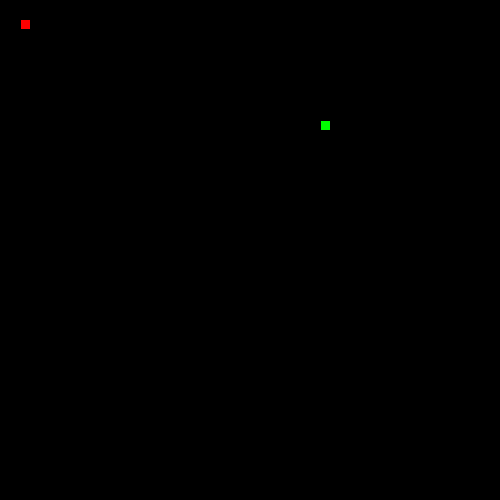
Frame 1 (no input)
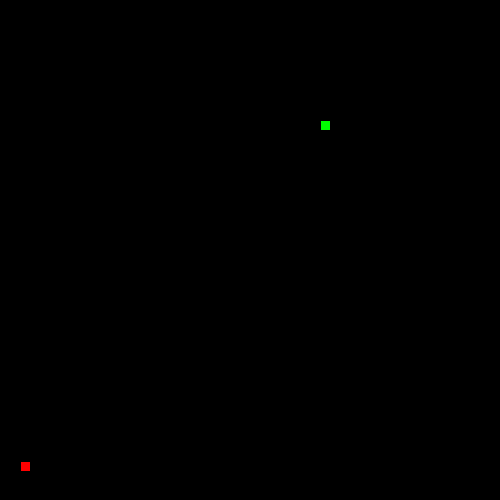
Frame 60 (the mouse pressed at the canvas centre just before this capture)
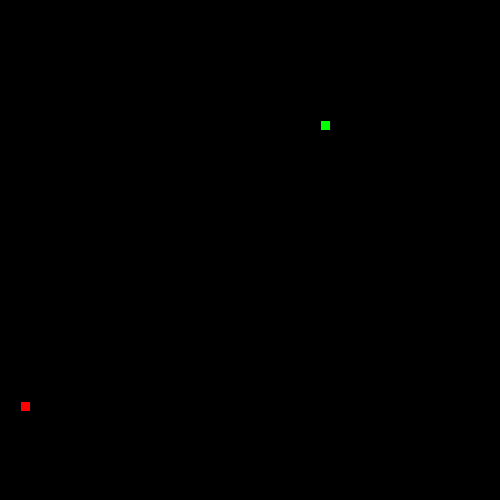
Frame 120 (the mouse held since frame 60 and released just before this capture)

The Processing sketch that drew these frames (run headless with seeded random() and noise(); from frame 60 on, the mouse is pressed at the canvas centre):

// Processing sketch: LeagueSnake
// ── LeagueSnake.pde
//*
// ***** SEGMENT CLASS *****
// This class will be used to represent each part of the moving snake.
//*

class Segment {

//Add x and y member variables. They will hold the corner location of each segment of the snake.
int x;
int y;

// Add a constructor with parameters to initialize each variable.
  Segment(int x, int y){
   this.x = x;
   this.y = y;
  }


}


//*
// ***** GAME VARIABLES *****
// All the game variables that will be shared by the game methods are here
//*

Segment head;
int foodX;
int foodY;
int direction = UP;
int foodEaten = 0;


//*
// ***** SETUP METHODS *****
// These methods are called at the start of the game.
//*


void setup() {
size(500,500);
head = new Segment(20,20);
frameRate(30);  
dropFood();
}

void dropFood() {
  //Set the food in a new random location
    foodX = ((int)random(50)*10);
    foodY = ((int)random(50)*10);
}



//*
// ***** DRAW METHODS *****
// These methods are used to draw the snake and its food 
//*

void draw() {
  background(0,0,0);
  drawFood();
  move();
  drawSnake();
  checkBoundaries();
  eat();
}

void drawFood() {
  //Draw the food
  fill(0,255,0);
  rect(foodX, foodY, 10, 10);
}

void drawSnake() {
  //Draw the head of the snake followed by its tail
  fill(355,0,0);
  rect(head.x, head.y, 10, 10);
}


//*
// ***** TAIL MANAGEMENT METHODS *****
// These methods make sure the tail is the correct length.
//*

void drawTail() {
  //Draw each segment of the tail 

}

void manageTail() {
  //After drawing the tail, add a new segment at the "start" of the tail and remove the one at the "end" 
  //This produces the illusion of the snake tail moving.
  
}

void checkTailCollision() {
  //If the snake crosses its own tail, shrink the tail back to one segment
  
}



//*
// ***** CONTROL METHODS *****
// These methods are used to change what is happening to the snake
//*

void keyPressed() {
  //Set the direction of the snake according to the arrow keys pressed
  if(keyCode == 38){
    direction = UP;
  } else if (keyCode == 40){
    direction = DOWN;
  } else if (keyCode == 37){
    direction = LEFT;
  } else if (keyCode == 39){
    direction = RIGHT;
  }
}

void move() {
  //Change the location of the Snake head based on the direction it is moving.
  
    
  switch(direction) {
  case UP:
    head.y--;
    break;
  case DOWN:
    head.y++;
    break;
  case LEFT:
   head.x--;
    break;
  case RIGHT:
    head.x++;
    break;
  }
  
}

void checkBoundaries() {
 //If the snake leaves the frame, make it reappear on the other side
 if(head.x < 0){
   head.x = 500;
 } else if(head.x > 500) {
   head.x = 0;
 } else if(head.y < 0){
 head.y = 500;
 } else if (head.y > 500){
   head.y = 0;
 }
 }



void eat() {
  //When the snake eats the food, its tail should grow and more food appear
    if (head.x == foodX && head.y == foodY){
      foodEaten = 2;
      dropFood();
    }
}
